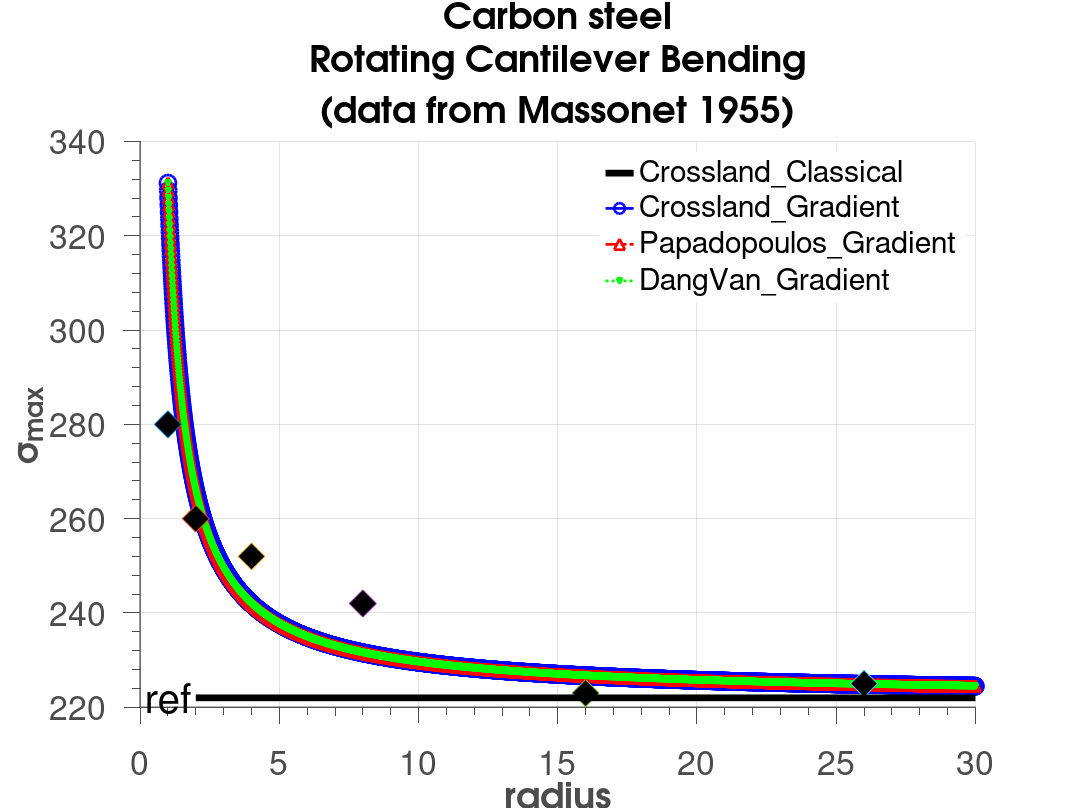

Recreate this plot in MATLAB.
clear;clc;
tt=150.6;
ff=222;
a=(tt-ff/sqrt(3))/(ff/3);
b=tt;
ap=3*(tt/ff-1/2);
bp=tt;
ad=3*(tt/ff-1/2);
bd=tt;
lg=0.3297;
lgp=0.3297 ;
lgd=0.3297 ;
y=1:0.01:30;

sigmax  =b*(1/sqrt(3)+a/3-lg*((sqrt(3)*y).^-1+a/3*y.^-1)).^-1;
sigmaxp=b*(1/2+ap/3-lgp*((2*y).^-1+ap/3*y.^-1)).^-1;
sigmaxd=b*(1/2+ad/3-lgd*((2*y).^-1+ad/3*y.^-1)).^-1;

figure(1);
hold on;
fr=plot(y,sigmax, '-b','LineWidth',2,'Marker', 'o', 'MarkerSize', 12,'MarkerEdgeColor',  'b', 'MarkerFaceColor' , 'none');
frp=plot(y,sigmaxp,'-.r','LineWidth',2,'Marker', '^', 'MarkerSize', 8,'MarkerEdgeColor',  'r', 'MarkerFaceColor' , 'none');
frd=plot(y,sigmaxd, ':g','LineWidth',2,'Marker', 'v', 'MarkerSize', 4,'MarkerEdgeColor',  'g', 'MarkerFaceColor' , 'none');
plot(1,280,'d','MarkerSize',20, 'MarkerFaceColor','k');
plot(2,260,'d','MarkerSize',20, 'MarkerFaceColor','k');
plot(4,252,'d','MarkerSize',20, 'MarkerFaceColor','k');
plot(8,242,'d','MarkerSize',20, 'MarkerFaceColor','k');
plot(16,223,'d','MarkerSize',20, 'MarkerFaceColor','k');
plot(26,225,'d','MarkerSize',20, 'MarkerFaceColor','k');
class=plot([2 30],[ff ff],'k','LineWidth',5);
hold off;
grid on;
% grid minor;
set(gca ,'FontSize',30);
hXLabel = xlabel('radius','Fontsize',30, 'FontWeight' , 'bold');
hYLabel = ylabel('\sigma_{max}','Fontsize',30, 'FontWeight' , 'bold');
text(0.2,ff,'ref','Fontsize',30);

hTitle =title({['Carbon steel'],[  'Rotating Cantilever Bending'],[ '(data from Massonet 1955)']; },'Fontsize',30);
set(hTitle, 'FontSize', 30, 'FontWeight' , 'bold');
hLegend=legend([class,fr,frp,frd],'Crossland\_Classical','Crossland\_Gradient','Papadopoulos\_Gradient','DangVan\_Gradient');
set([hLegend, gca], 'FontSize', 25)
set(hLegend,'Box','on');
set(hLegend,'EdgeColor',[1 1 1]); %set the edge colour of the legend to white 
% Adjust font
set(gca, 'FontName', 'Helvetica')
set([hTitle, hXLabel, hYLabel], 'FontName', 'AvantGarde')
% Adjust axes properties
set(gca, 'Box', 'off', 'TickDir', 'out', 'TickLength', [.02 .02], ...
    'XMinorTick', 'on', 'YMinorTick', 'on', 'YGrid', 'on', ...
    'XColor', [.3 .3 .3], 'YColor', [.3 .3 .3], ...
    'LineWidth', 1)
set(gcf,'color','w'); %set figure background transparent
set(gca,'color','w'); %set axis transparent
% Maximize print figure
set(gcf,'outerposition',get(0,'screensize'));
set(gcf, 'PaperPositionMode', 'manual');
set(gcf, 'PaperUnits', 'points'); %[ {inches} | centimeters | normalized | points ]
set(gcf, 'PaperPosition', [0 0 800 600]); %set(gcf,'PaperPosition',[left,bottom,width,height])
saveas(gcf,'carbonsteel.png');

% %*****************Fitting********************
% clear;clc;
% R=[1 2 4 8 16 26];
% f=[280 260 252 242 223 225];
% 
% cftool
% t/(1/sqrt(3)+(t-222/sqrt(3))/222-lg*(1/(sqrt(3)*x)+(t-222/sqrt(3))/(222*x)))
% lg=0.001~0.5
% t=150~200